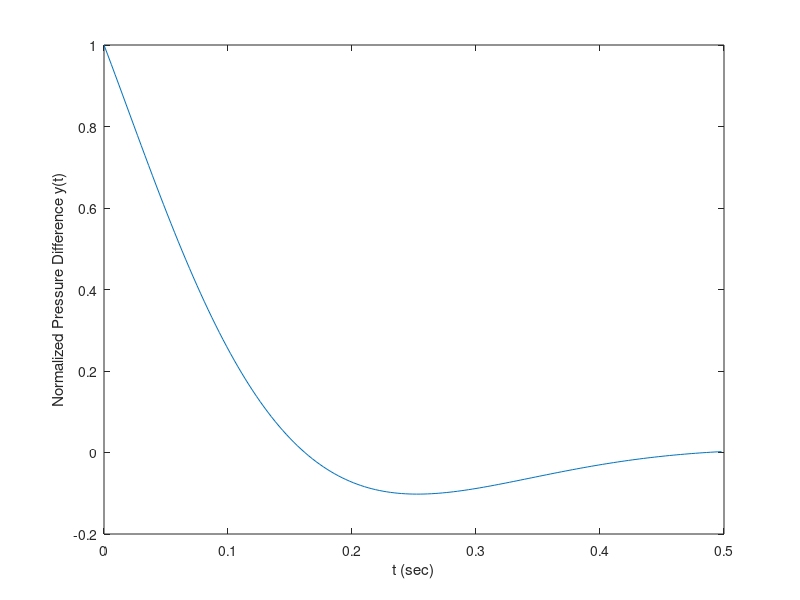

This chart was generated by the following MATLAB code:
% The following equation is a specific case of one model used to describe the blood
% pressure in the aorta during systole (the period following the closure of the
% heart s aortic valve). The variable t represents time in seconds, and the dimensionless
% variable y represents the pressure difference across the aortic valve, normalized
% by a constant reference pressure

% y = exp(-8*t).*sin(9.7*t+pi/2)

% Plot this function for t <= 0

% Because the sine function sin(9.7*t+pi/2) oscillates with a frequency of
% 9.7 rad/sec, 9.7/2pi = 1.5 Hz ... and thus period is 1/1.5 = 2/3 sec == 0.6667 sec
% t is chosen to be 0.003 to give appox. 200 points per period (200 * .003 = .600)

% The amplitude of the sine wave decays with time because the sine is multiplied by the
% decaying exponential exp(-8*t). The exponential's initial value is e^0 = 1, and it will
% be 2 percent of its initial value at t = 0.5 (because exp(-8*(0.5)) = 0.02).
% Thus we select the upper limit of t to be 0.5. The session is

t = 0:0.003:0.5;
y = exp(-8*t).*sin(9.7*t+pi/2)
plot(t,y), xlabel('t (sec)'), ylabel('Normalized Pressure Difference y(t)')
